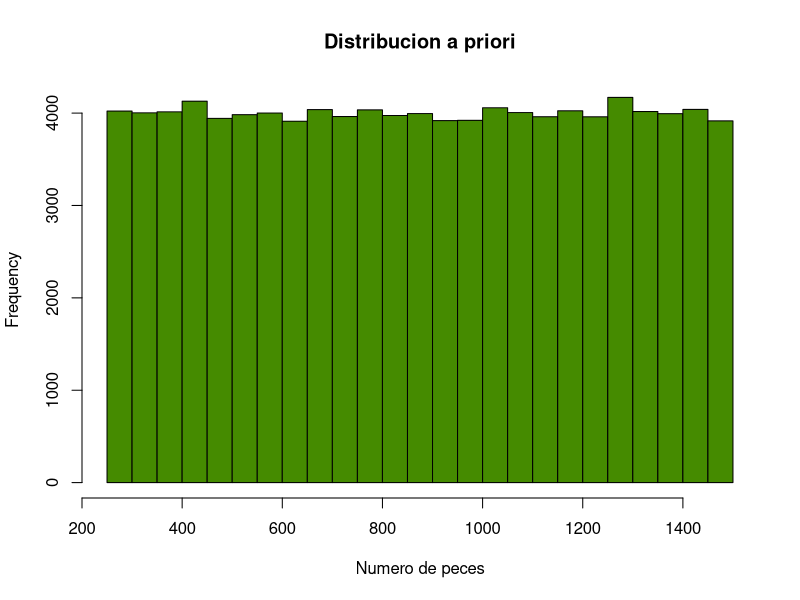

The R script that drew this image: (Note: a time limit stopped this script after it produced the figure.)
## ---- chunk 1
knitr::opts_chunk$set(echo = TRUE)
## ---- chunk 2
set.seed(165696)
#n es el numero de simulaciones del proceso. Elegiremos 100,000. 
n <- 100000
# Definimos y extraemos las muestras de la distribucion a priori del numero de peces
n_peces<- sample(250:1500, n, replace = TRUE)
#Graficamos el histograma de la distribucion a priori
hist(n_peces,main="Distribucion a priori",col="chartreuse4",xlab="Numero de peces")
## ---- chunk 3
#Definimos el modelo generador
marcar_peces <- function(n_peces) {
  #De los n_peces, 250 estarán marcados y n_peces-250 no.
    peces <- rep(0:1, c(n_peces - 250, 250))
  #Definimos las variables guardaran los valores de interes
    bandera=0
    peces_marc=0
    peces_nomarc=0
  #El siguiente codigo simula el proceso de capturar peces hasta obtener 50 peces marcados. 
    while(bandera==0){
      muestra<-sample(peces,size=1)
      if(muestra==1){peces_marc<-peces_marc+1}
      else{peces_nomarc<-peces_nomarc+1}
      if(peces_marc==50)bandera<-1
    }
  #Al final, guardamos el numero de peces no marcados.
return(peces_nomarc)
}
## ---- chunk 4
#Simulamos el proceso
n_pecesmarcados<- rep(NA, n)
for(i in 1:n) {
  n_pecesmarcados[i] <- marcar_peces(n_peces[i])
}
#Obtenemos la distribucion posterior de número de peces
#Nos quedamos con los valores del parámetro que nos dan resultados iguales a los observados. 
post_peces <- n_peces[n_pecesmarcados == 124]
#Graficamos el histograma de la distribución a posteriori
hist(post_peces,main="Distribucion a posteriori",col="cadetblue",xlab="Numero de peces")
## ---- chunk 5
#La muestra de la distribución a priori era de tamaño 100,000
#a cada elemento se le aplico el modelo generador. 
length(post_peces)
#411 elementos de la distribución a priori dan como resultado 124 peces no marcados
## ---- chunk 6
densidad_post<-density(post_peces)
dx<-densidad_post$x
dy<-densidad_post$y
d.max =dx[which.max(dy)]
d.max
## ---- chunk 7
set.seed(165696)
#n es el numero de simulaciones del proceso. Elegiremos 100,000. 
n <- 100000
# Definimos y extraemos las muestras de la distribucion a priori del numero de peces
n_peces<- rnorm(n,mean=1000,sd=100)
#Graficamos el histograma de la distribucion a priori
hist(n_peces,main="Distribucion a priori",col="chartreuse4",xlab="Numero de peces")
## ---- chunk 8
#Simulamos el proceso
n_pecesmarcados<- rep(NA, n)
for(i in 1:n) {
  n_pecesmarcados[i] <- marcar_peces(n_peces[i])
}
#Obtenemos la distribucion posterior de número de peces
#Nos quedamos con los valores del parámetro que nos dan resultados iguales a los observados. 
post_peces <- n_peces[n_pecesmarcados == 124]
#Graficamos el histograma de la distribución a posteriori
hist(post_peces,main="Distribucion a posteriori",col="cadetblue",xlab="Numero de peces")
## ---- chunk 9
#La muestra de la distribución a priori era de tamaño 100,000
#a cada elemento se le aplico el modelo generador. 
length(post_peces)
#1,005 elementos de la distribución a priori dan como resultado 124 peces no marcados
## ---- chunk 10
densidad_post<-density(post_peces)
dx<-densidad_post$x
dy<-densidad_post$y
d.max =dx[which.max(dy)]
d.max
